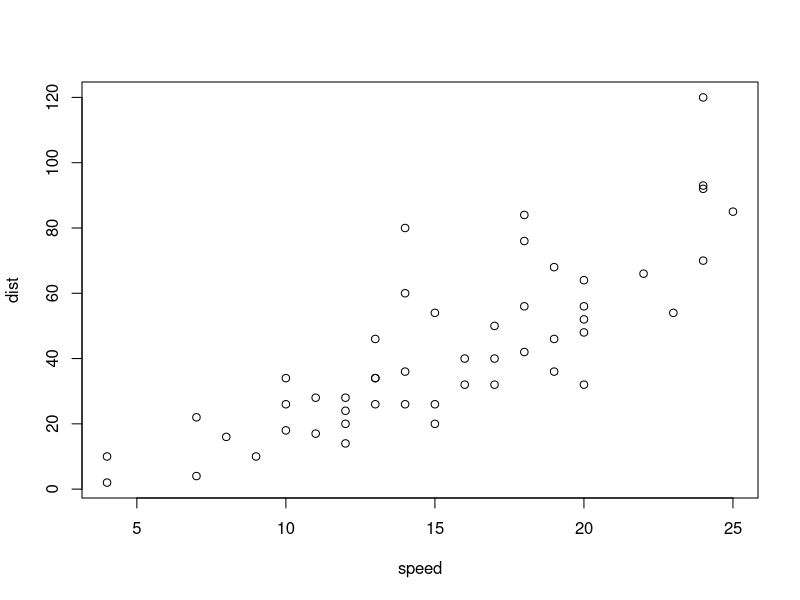
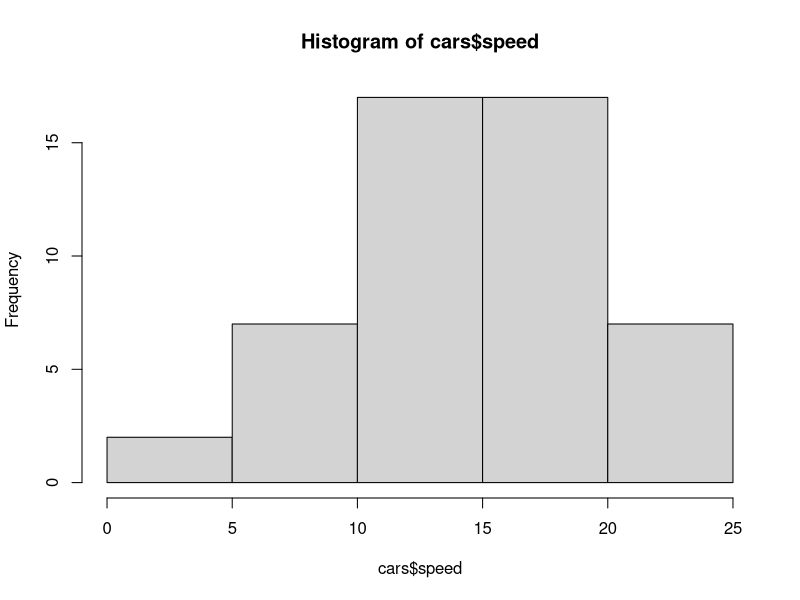

These charts were generated, in order, by the following R code:
## ---- chunk 1
knitr::opts_chunk$set(echo = TRUE)
library(palmerpenguins)
## ---- chunk 2
plot(cars)

hist(cars$speed)
## ---- chunk 3

